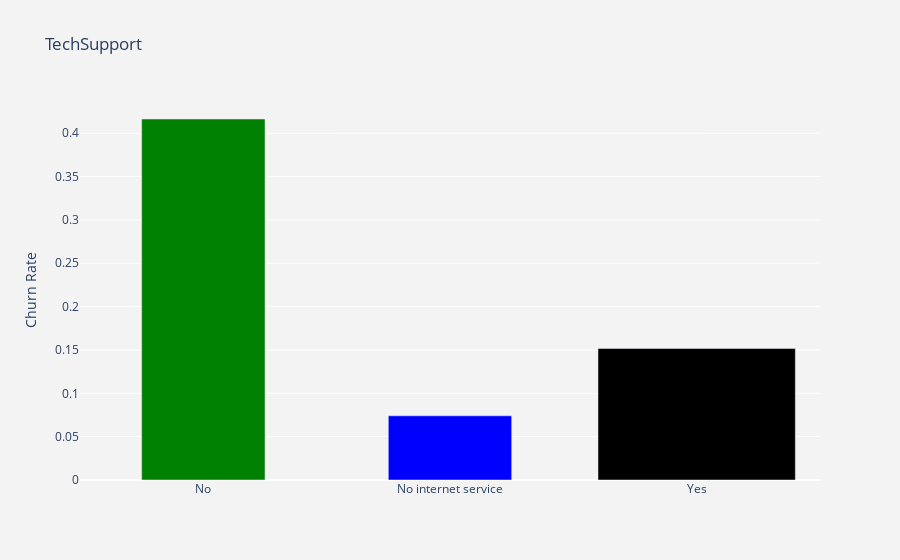

The notebook cell this image was saved under:
### Markdown cell above
As expected, the shorter contract means higher churn rate.

### 1.4 Tech Support

### Code cell
import plotly.graph_objs as go
import plotly.offline as pyoff

df_plot = df_data.groupby('TechSupport').Churn.mean().reset_index()

plot_data = [
    go.Bar(
        x=df_plot['TechSupport'],
        y=df_plot['Churn'],
        width = [0.5, 0.5],
        marker=dict(
        color=['green', 'blue'])
    )
]
plot_layout = go.Layout(
        xaxis={"type": "category"},
        yaxis={"title": "Churn Rate"},
        title='TechSupport',
        plot_bgcolor  = 'rgb(243,243,243)',
        paper_bgcolor  = 'rgb(243,243,243)',
    )
fig = go.Figure(data=plot_data, layout=plot_layout)
pyoff.iplot(fig)

### Figure 1 — Plotly figure (JSON) as saved in the notebook; plotly's stock layout.template omitted (floating-point values rounded to 4 significant figures)
{"data": [{"marker": {"color": ["green", "blue"]}, "type": "bar", "width": [0.5, 0.5], "x": ["No", "No internet service", "Yes"], "y": [0.4164, 0.07405, 0.1517]}], "layout": {"paper_bgcolor": "rgb(243,243,243)", "plot_bgcolor": "rgb(243,243,243)", "title": {"text": "TechSupport"}, "xaxis": {"type": "category"}, "yaxis": {"title": {"text": "Churn Rate"}}}}
